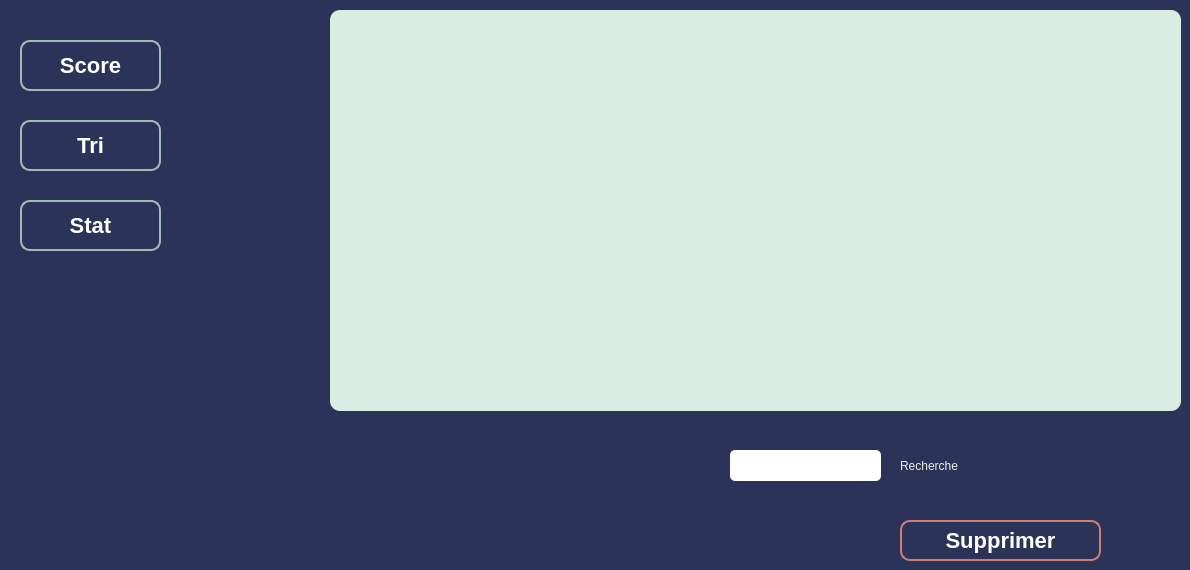
      <widget class="QWidget" name="tab_2">
       <property name="styleSheet">
        <string notr="true">background-color: rgb(44, 51, 89);
border-radius: 10px;
</string>
       </property>
       <attribute name="title">
        <string>afficher</string>
       </attribute>
       <widget class="QLineEdit" name="lineEdit_rechercher_2">
        <property name="geometry">
         <rect>
          <x>730</x>
          <y>450</y>
          <width>151</width>
          <height>31</height>
         </rect>
        </property>
        <property name="styleSheet">
         <string notr="true">QLineEdit{
    background-color: white;
    box-shadow: 2px 0.5px 5px 1px inset black;
    border-radius: 5px;
    width: 70%;
    padding-right: 10px;
    padding-left: 10px;
    text-align: left;
    color: #000;
    font-size:inherit;
    font-family: Arial, Helvetica, sans-serif;  
    font-weight:normal;
    font-variant:normal;
}
QLineEdit::hover{  color: black ;
background-color:orange;}
QLineEdit::focus{  color: black ;
background-color:white;}</string>
        </property>
       </widget>
       <widget class="QTableView" name="tableView_3">
        <property name="geometry">
         <rect>
          <x>330</x>
          <y>10</y>
          <width>851</width>
          <height>401</height>
         </rect>
        </property>
        <property name="styleSheet">
         <string notr="true">background-color: rgb(218, 237, 226);
</string>
        </property>
       </widget>
       <widget class="QPushButton" name="pb_supprimer_Perso">
        <property name="geometry">
         <rect>
          <x>900</x>
          <y>520</y>
          <width>201</width>
          <height>41</height>
         </rect>
        </property>
        <property name="styleSheet">
         <string notr="true">/*-----QPushButton-----*/
QPushButton
{
	background-color: qlineargradient(spread:pad, x1:0, y1:0.511, x2:1, y2:0.511, stop:0 
#f29c94
,stop:0.995192 rgba(0,0,0,0));



	color: #ffffff;
	font-size: 22px;
	font-weight: bold;
	border: 2px solid #cc7f78;
	border-radius:10px;
	padding: 5px;
	

}

QPushButton::hover
{
background-color: #c29c99;

	color: #2C3359; 

}
QPushButton::pressed
{background-color: qlineargradient(stop:0 rgba(0, 207, 179, 255),stop:1 rgba(70, 255, 230, 255));

	color: #2C3359; 

}</string>
        </property>
        <property name="text">
         <string>Supprimer</string>
        </property>
       </widget>
       <widget class="QPushButton" name="pb_score_Perso">
        <property name="geometry">
         <rect>
          <x>20</x>
          <y>40</y>
          <width>141</width>
          <height>51</height>
         </rect>
        </property>
        <property name="styleSheet">
         <string notr="true">/*-----QPushButton-----*/
QPushButton
{
	background-color: qlineargradient(spread:pad, x1:0, y1:0.511, x2:1, y2:0.511, stop:0 
#92bf91
,stop:0.995192 rgba(0,0,0,0));



	color: #ffffff;
	font-size: 22px;
	font-weight: bold;
	border: 2px solid #9fbdb3;
	border-radius:10px;
	padding: 5px;
	

}

QPushButton::hover
{
background-color: qlineargradient(spread:pad, x1:0, y1:0.511, x2:1, y2:0.511, stop:0 rgba(0, 180, 150, 220),stop:1 rgba(50, 220, 200, 220));

	color: #2C3359; 

}
QPushButton::pressed
{background-color: qlineargradient(stop:0 rgba(0, 207, 179, 255),stop:1 rgba(70, 255, 230, 255));

	color: #2C3359; 

}</string>
        </property>
        <property name="text">
         <string>Score</string>
        </property>
       </widget>
       <widget class="QPushButton" name="pb_tri_Perso">
        <property name="geometry">
         <rect>
          <x>20</x>
          <y>120</y>
          <width>141</width>
          <height>51</height>
         </rect>
        </property>
        <property name="styleSheet">
         <string notr="true">/*-----QPushButton-----*/
QPushButton
{
	background-color: qlineargradient(spread:pad, x1:0, y1:0.511, x2:1, y2:0.511, stop:0 
#92bf91
,stop:0.995192 rgba(0,0,0,0));



	color: #ffffff;
	font-size: 22px;
	font-weight: bold;
	border: 2px solid #9fbdb3;
	border-radius:10px;
	padding: 5px;
	

}

QPushButton::hover
{
background-color: qlineargradient(spread:pad, x1:0, y1:0.511, x2:1, y2:0.511, stop:0 rgba(0, 180, 150, 220),stop:1 rgba(50, 220, 200, 220));

	color: #2C3359; 

}
QPushButton::pressed
{background-color: qlineargradient(stop:0 rgba(0, 207, 179, 255),stop:1 rgba(70, 255, 230, 255));

	color: #2C3359; 

}</string>
        </property>
        <property name="text">
         <string>Tri</string>
        </property>
       </widget>
       <widget class="QPushButton" name="pb_stat_Perso">
        <property name="geometry">
         <rect>
          <x>20</x>
          <y>200</y>
          <width>141</width>
          <height>51</height>
         </rect>
        </property>
        <property name="styleSheet">
         <string notr="true">/*-----QPushButton-----*/
QPushButton
{
	background-color: qlineargradient(spread:pad, x1:0, y1:0.511, x2:1, y2:0.511, stop:0 
#92bf91
,stop:0.995192 rgba(0,0,0,0));



	color: #ffffff;
	font-size: 22px;
	font-weight: bold;
	border: 2px solid #9fbdb3;
	border-radius:10px;
	padding: 5px;
	

}

QPushButton::hover
{
background-color: qlineargradient(spread:pad, x1:0, y1:0.511, x2:1, y2:0.511, stop:0 rgba(0, 180, 150, 220),stop:1 rgba(50, 220, 200, 220));

	color: #2C3359; 

}
QPushButton::pressed
{background-color: qlineargradient(stop:0 rgba(0, 207, 179, 255),stop:1 rgba(70, 255, 230, 255));

	color: #2C3359; 

}</string>
        </property>
        <property name="text">
         <string>Stat</string>
        </property>
       </widget>
       <widget class="QLabel" name="label_40">
        <property name="geometry">
         <rect>
          <x>900</x>
          <y>450</y>
          <width>181</width>
          <height>31</height>
         </rect>
        </property>
        <property name="styleSheet">
         <string notr="true">font:  75 24pt &quot;Times New Roman&quot;;
color: rgb(242, 237, 228);</string>
        </property>
        <property name="text">
         <string>Recherche</string>
        </property>
       </widget>
      </widget>
